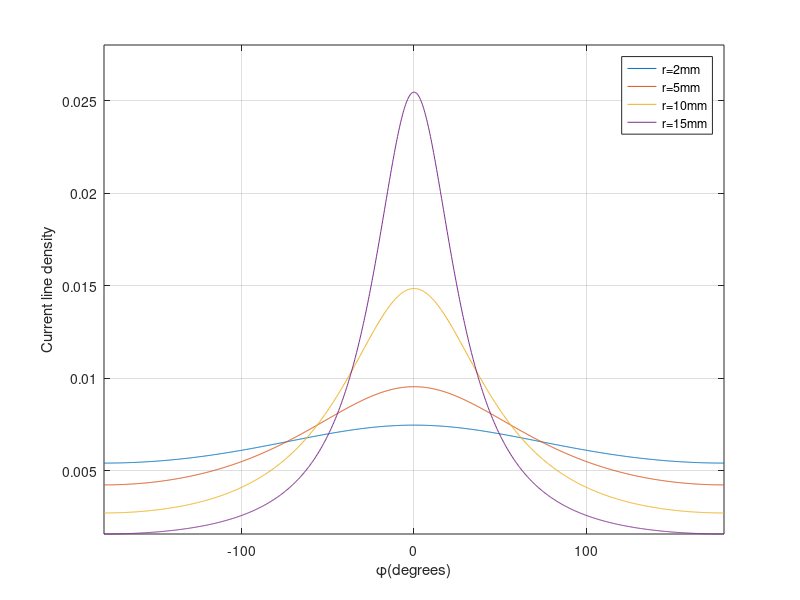

MATLAB code to generate this figure:
close all;
clear all;

theta = 0;
current = 1;
chamber_r = 25;
r = [2 5 10 15];
phi = linspace(-pi,pi,1000);

for i=1:4
  j(i,:) = current/(2*pi*chamber_r)*((chamber_r^2-r(i)^2)./(chamber_r^2+r(i)^2-2*chamber_r*r(i)*cos(phi-theta)));
end


plot(phi*180/pi,j(1,:),phi*180/pi,j(2,:),phi*180/pi,j(3,:),phi*180/pi,j(4,:))
grid on
xlabel('\phi(degrees)')
ylabel('Current line density')
legend('r=2mm','r=5mm','r=10mm','r=15mm')
axis([-180 180 min(min(j)) max(max(j))*1.1])
